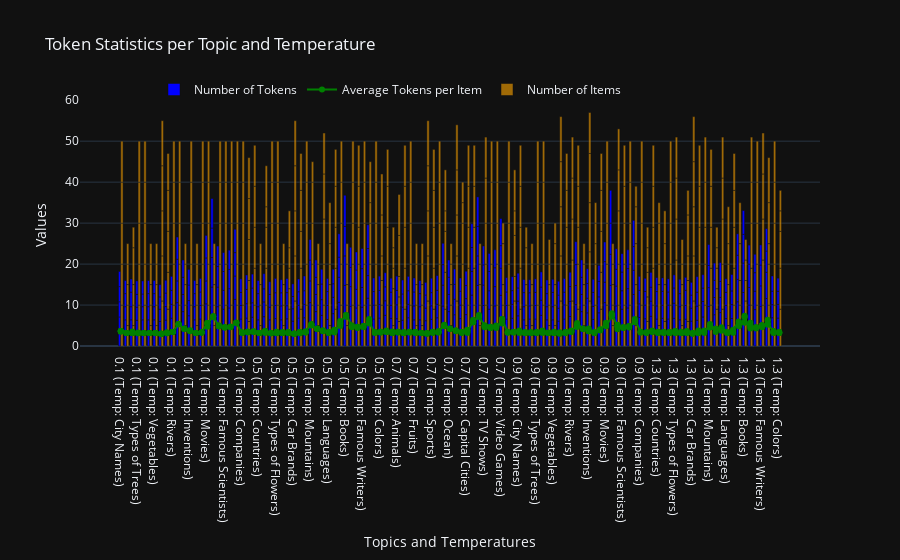
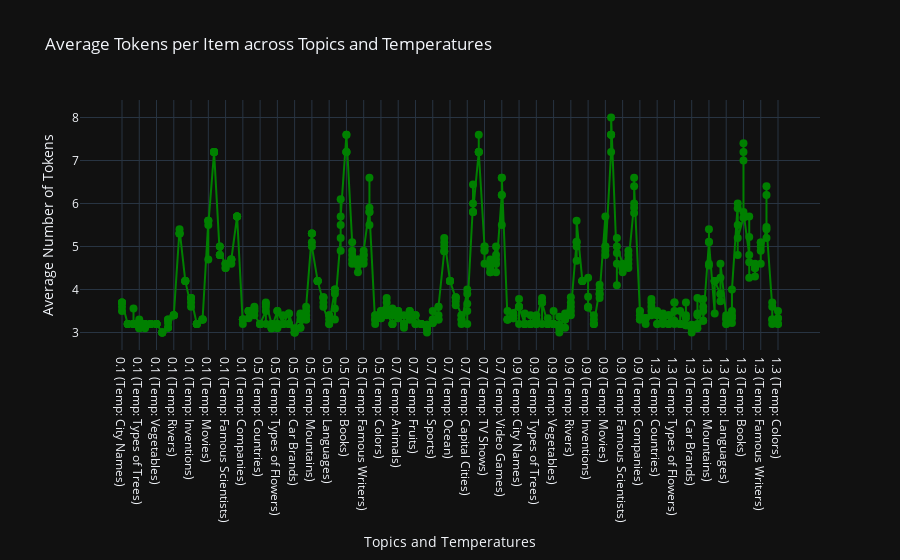
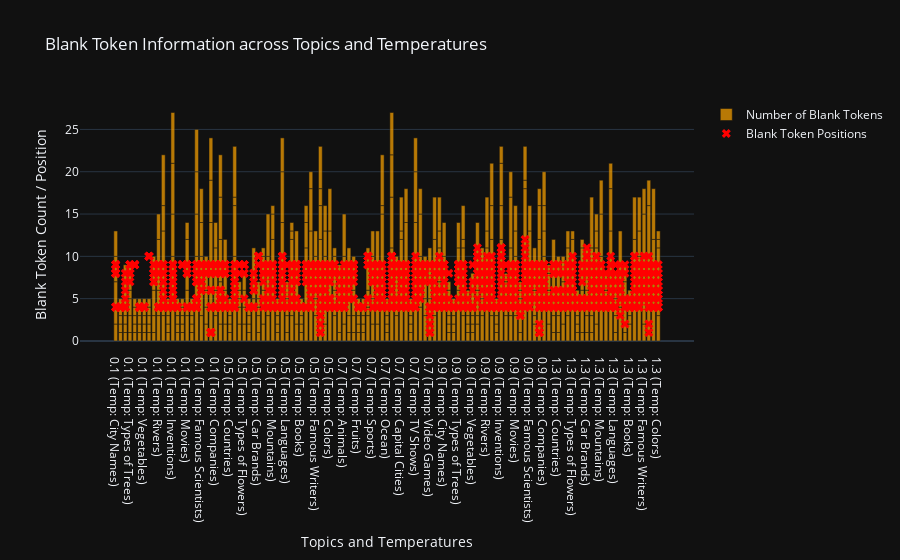

The notebook cell saved with these charts, in order:
### Code cell
import plotly.graph_objects as go

def plot_stats(stats_dict):
    """
    Plot the contents of the stats_dict generated from get_stats in Plotly interactive plots.
    """
    # Create separate lists for each stat
    topics = []
    temperatures = []
    num_tokens_per_topic = []
    avg_tokens_per_topic = []
    num_items_per_topic = []
    
    num_blank_tokens_per_topic = []
    blank_token_positions = []

    for topic, temp_stats_dict in stats_dict.items():
        # Iterate through the temperature stats for each topic
        for temp, stats_list in temp_stats_dict.items():
            for stats in stats_list:
                topics.append(topic)
                temperatures.append(temp)
                num_tokens_per_topic.append(stats['num_tokens'].sum().item() / len(stats["num_tokens"]))  # Total number of tokens
                avg_tokens_per_topic.append(stats['avg_tokens_per_item'].float().mean().item())  # Average tokens per item
                num_items_per_topic.append(stats['num_items'])  # Number of items
                num_blank_tokens_per_topic.append(len(stats['blank_positions']))  # Number of blank tokens
                
                # Blank token positions (we need to record topic, temperature, and position)
                blank_token_positions.extend([(topic, temp, pos.item()) for pos in stats['blank_positions']])
    
    # Create the interactive plot with Plotly
    fig = go.Figure()

    # Adding a bar chart for the number of tokens per topic and temperature
    fig.add_trace(go.Bar(
        x=[f"{topic} (Temp: {temp})" for topic, temp in zip(topics, temperatures)],
        y=num_tokens_per_topic,
        name='Number of Tokens',
        marker_color='blue'
    ))

    # Adding a line chart for average tokens per item
    fig.add_trace(go.Scatter(
        x=[f"{topic} (Temp: {temp})" for topic, temp in zip(topics, temperatures)],
        y=avg_tokens_per_topic,
        name='Average Tokens per Item',
        mode='lines+markers',
        marker_color='green'
    ))

    # Adding a bar chart for the number of items per topic and temperature
    fig.add_trace(go.Bar(
        x=[f"{topic} (Temp: {temp})" for topic, temp in zip(topics, temperatures)],
        y=num_items_per_topic,
        name='Number of Items',
        marker_color='orange',
        opacity=0.6
    ))

    # Update the layout for better presentation
    fig.update_layout(
        title="Token Statistics per Topic and Temperature",
        xaxis_title="Topics and Temperatures",
        yaxis_title="Values",
        barmode='group',  # Bars will be shown side by side
        legend=dict(
            x=0.1,
            y=1.1,
            orientation="h"
        ),
        template='plotly_dark'
    )

    # Plot 2: Average tokens per item across topics and temperatures
    fig1 = go.Figure()
    
    fig1.add_trace(go.Scatter(
        x=[f"{topic} (Temp: {temp})" for topic, temp in zip(topics, temperatures)],
        y=avg_tokens_per_topic,
        mode='lines+markers',
        name='Avg Tokens per Item',
        marker=dict(color='green', size=8),
        line=dict(color='green', width=2)
    ))

    fig1.update_layout(
        title="Average Tokens per Item across Topics and Temperatures",
        xaxis_title="Topics and Temperatures",
        yaxis_title="Average Number of Tokens",
        template="plotly_dark"
    )

    # Plot 3: Bar plot for number of blank tokens per topic and temperature
    fig2 = go.Figure()

    fig2.add_trace(go.Bar(
        x=[f"{topic} (Temp: {temp})" for topic, temp in zip(topics, temperatures)],
        y=num_blank_tokens_per_topic,
        name='Number of Blank Tokens',
        marker_color='orange',
        opacity=0.7
    ))

    # Adding a scatter plot for blank token positions
    if blank_token_positions:
        topics_temp, positions = zip(*[(f"{topic} (Temp: {temp})", pos) for topic, temp, pos in blank_token_positions])  # Unzipping topic, temperature, and position data
        fig2.add_trace(go.Scatter(
            x=topics_temp,
            y=positions,
            mode='markers',
            name='Blank Token Positions',
            marker=dict(color='red', size=8, symbol='x')
        ))

    fig2.update_layout(
        title="Blank Token Information across Topics and Temperatures",
        xaxis_title="Topics and Temperatures",
        yaxis_title="Blank Token Count / Position",
        template="plotly_dark",
        showlegend=True
    )
    
    # Show the plots
    fig.show()
    fig1.show()
    fig2.show()

plot_stats(stats_dict)

### Figure 1 — Plotly figure (JSON) as saved in the notebook; plotly's stock layout.template omitted (floating-point values rounded to 4 significant figures; data arrays with more than 128 entries replaced by an {"elided": "..."} marker saying what was removed)
{"data": [{"marker": {"color": "blue"}, "name": "Number of Tokens", "type": "bar", "x": {"elided": "575 str values"}, "y": {"elided": "575 float values"}}, {"marker": {"color": "green"}, "mode": "lines+markers", "name": "Average Tokens per Item", "type": "scatter", "x": {"elided": "575 str values"}, "y": {"elided": "575 float values"}}, {"marker": {"color": "orange"}, "name": "Number of Items", "opacity": 0.6, "type": "bar", "x": {"elided": "575 str values"}, "y": {"elided": "575 int values"}}], "layout": {"barmode": "group", "legend": {"orientation": "h", "x": 0.1, "y": 1.1}, "title": {"text": "Token Statistics per Topic and Temperature"}, "xaxis": {"title": {"text": "Topics and Temperatures"}}, "yaxis": {"title": {"text": "Values"}}}}

### Figure 2 — Plotly figure (JSON) as saved in the notebook; plotly's stock layout.template omitted (floating-point values rounded to 4 significant figures; data arrays with more than 128 entries replaced by an {"elided": "..."} marker saying what was removed)
{"data": [{"line": {"color": "green", "width": 2}, "marker": {"color": "green", "size": 8}, "mode": "lines+markers", "name": "Avg Tokens per Item", "type": "scatter", "x": {"elided": "575 str values"}, "y": {"elided": "575 float values"}}], "layout": {"title": {"text": "Average Tokens per Item across Topics and Temperatures"}, "xaxis": {"title": {"text": "Topics and Temperatures"}}, "yaxis": {"title": {"text": "Average Number of Tokens"}}}}

### Figure 3 — Plotly figure (JSON) as saved in the notebook; plotly's stock layout.template omitted (floating-point values rounded to 4 significant figures; data arrays with more than 128 entries replaced by an {"elided": "..."} marker saying what was removed)
{"data": [{"marker": {"color": "orange"}, "name": "Number of Blank Tokens", "opacity": 0.7, "type": "bar", "x": {"elided": "575 str values"}, "y": {"elided": "575 int values"}}, {"marker": {"color": "red", "size": 8, "symbol": "x"}, "mode": "markers", "name": "Blank Token Positions", "type": "scatter", "x": {"elided": "1489 str values"}, "y": {"elided": "1489 int values"}}], "layout": {"showlegend": true, "title": {"text": "Blank Token Information across Topics and Temperatures"}, "xaxis": {"title": {"text": "Topics and Temperatures"}}, "yaxis": {"title": {"text": "Blank Token Count / Position"}}}}
